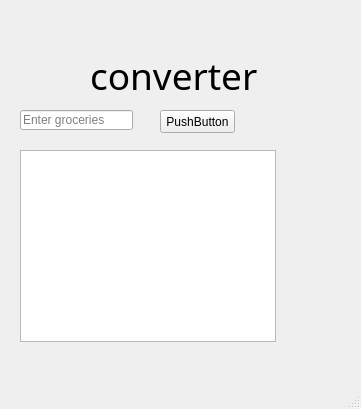
<?xml version="1.0" encoding="UTF-8"?>
<ui version="4.0">
 <class>MainWindow</class>
 <widget class="QMainWindow" name="MainWindow">
  <property name="geometry">
   <rect>
    <x>0</x>
    <y>0</y>
    <width>361</width>
    <height>409</height>
   </rect>
  </property>
  <property name="windowTitle">
   <string>converter UI</string>
  </property>
  <widget class="QWidget" name="centralwidget">
   <widget class="QPushButton" name="pushButton">
    <property name="geometry">
     <rect>
      <x>160</x>
      <y>110</y>
      <width>75</width>
      <height>23</height>
     </rect>
    </property>
    <property name="text">
     <string>PushButton</string>
    </property>
   </widget>
   <widget class="QLineEdit" name="lineEdit">
    <property name="geometry">
     <rect>
      <x>20</x>
      <y>110</y>
      <width>113</width>
      <height>20</height>
     </rect>
    </property>
    <property name="text">
     <string/>
    </property>
    <property name="placeholderText">
     <string>Enter groceries</string>
    </property>
   </widget>
   <widget class="QLabel" name="label">
    <property name="geometry">
     <rect>
      <x>90</x>
      <y>60</y>
      <width>171</width>
      <height>31</height>
     </rect>
    </property>
    <property name="font">
     <font>
      <family>Papyrus</family>
      <pointsize>28</pointsize>
     </font>
    </property>
    <property name="text">
     <string>converter</string>
    </property>
   </widget>
   <widget class="QListWidget" name="listWidget">
    <property name="geometry">
     <rect>
      <x>20</x>
      <y>150</y>
      <width>256</width>
      <height>192</height>
     </rect>
    </property>
   </widget>
  </widget>
  <widget class="QStatusBar" name="statusbar"/>
 </widget>
 <resources/>
 <connections/>
</ui>
